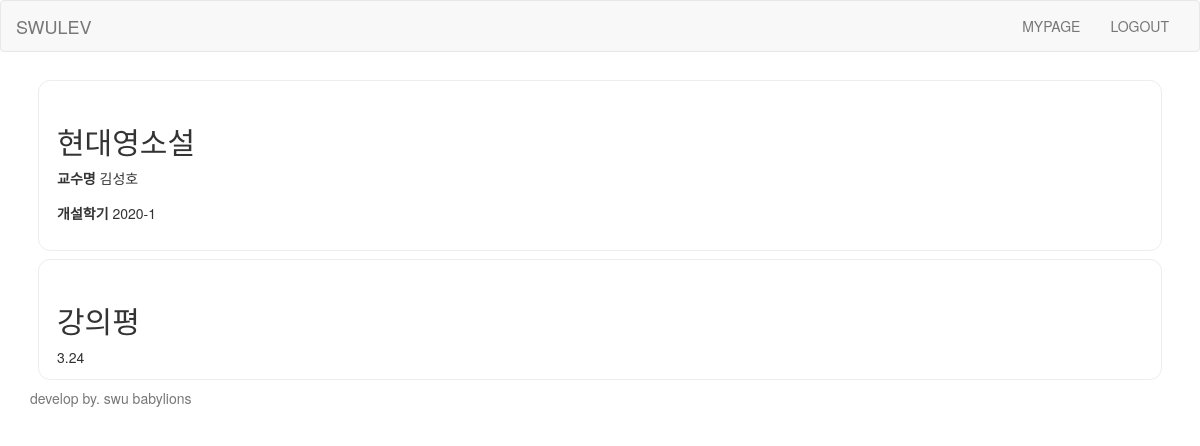
The app's page /detail/EL03034-01/, older data.
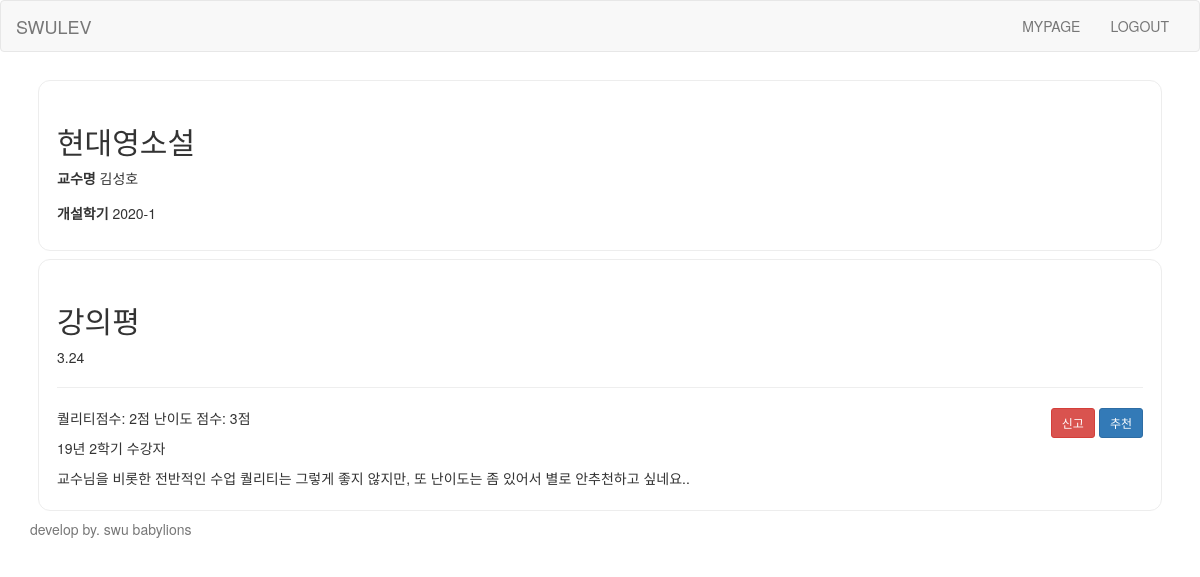
The same page, newer data.
### swuapp/models.py (models this page shows, shortened)
class Board(models.Model):
    content = models.TextField()
    quality = models.IntegerField()
    challenge = models.IntegerField()
    recommend = models.IntegerField()
    user = models.ForeignKey('Student_User', on_delete=models.CASCADE, related_name='user_id')
    lecture = models.ForeignKey('Lecture', on_delete=models.CASCADE, related_name='lecture')

### swuapp/views.py (the view)
# urls.py: path('detail/<lectureid>/', detail, name='detail'),
def detail(request, lectureid):
    current_lecture = get_object_or_404(Lecture, pk=lectureid)
    boards = Board.objects.filter(lecture = current_lecture)
    return render(request, 'detail.html', {'current_lecture' : current_lecture, 'boards': boards})

### swuapp/templates/detail.html (shortened to what this page needs)
{% extends 'base.html' %}
{% block content %}
<div class="lecture-detail">
  <h2>{{current_lecture.lecturename}}</h2>
  <p>
    <label>교수명</label>
    <span>{{current_lecture.professor}}</span>
  </p>
  <p class="semesters">
    <label>개설학기</label>
    <span>{{current_lecture.semester}}</span>
  </p>
</div>
<div class="detail-article">
  <h2>강의평</h2>
  <div class="rating">
    <div class="rate">
      <span>
        <span class="value">3.24</span>
      </span>
    </div>
  </div>
  {% for b in boards %}
    <div class="articles">
      <hr>
      <article>
        <button type="button" class="btn btn-sm btn-primary" id="detailbt">추천</button>
        <button type="button" class="btn btn-sm btn-danger">신고</button>
        <p class="rate">
          <span class="quality-star">
            <span class="on" style="width: 100%;">퀄리티점수: {{b.quality}}점</span>
          </span>
          <span class="level-star">
            <span class="on" style="width: 100%;">난이도 점수: {{b.challenge}}점</span>
          </span>
        </p>
        <p class="info">
          <span class="semester">19년 2학기 수강자</span>
        </p>
        <p class="text">{{b.content}}</p>
      </article>
    </div>
  {% endfor %}
</div>
{% endblock %}

Row changes from the older to the newer data that the page shows:
added Board: quality "2", challenge "3", content "교수님을 비롯한 전반적인 수업 퀄리티는 그렇게 좋지 않지만, 또 난이도는 좀 있어서 별로 안추천하고 싶네요.."
